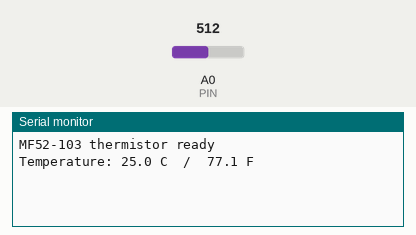
This sketch was run on a simulated Arduino Uno, built with avr-gcc and run on an emulated ATmega328P. Shown: the last lines printed to the serial monitor. The test bench sets the inputs (shaded band); at power-on: A0 (PIN) = 512.

Above: at 1.2 s.
1.3 s: A0 (PIN) set to 716
At 1.3 s:
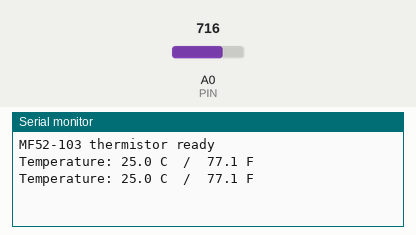
2.8 s: A0 (PIN) set to 900
At 3.9 s:
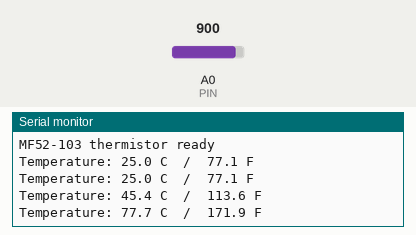
Timing chart, 0 to 5.8 s (numbered marks = the images above; inputs shaded):
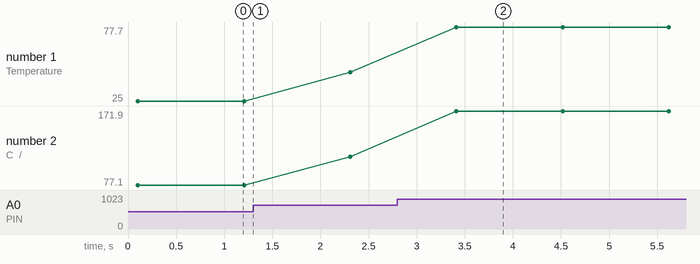

The sketch:

example.ino
```cpp
// Reads the thermistor via an analog divider on A0, computes resistance and temperature using the beta (Steinhart) equation, and prints Celsius and Fahrenheit over Serial.
//
// Buy this module: https://shillehtek.com/products/10k-ntc-thermistor-temperature-sensor-mf52-103
// Full manual: https://shillehtek.com/blogs/shillehtek-product-manuals/10k-ntc-thermistor-temperature-sensor-mf52-103-manual
// More examples: https://github.com/shillehbean/shillehtek-examples
//

// MF52-103 10K NTC Thermistor - Arduino Example
// Divider: 5V - thermistor - A0 - 10k - GND

#include <math.h>

const int   PIN      = A0;
const float SERIES_R = 10000.0;   // fixed resistor (measure yours!)
const float NOMINAL  = 10000.0;   // 10k at 25 C
const float B_COEFF  = 3950.0;
const float T_NOMINAL = 25.0;

float readTempC() {
  long total = 0;
  for (int i = 0; i < 20; i++) { total += analogRead(PIN); delay(5); }
  float adc = total / 20.0;                     // 0..1023

  // Thermistor is on TOP of the divider:
  // Vout = Vcc * R_fixed / (R_ntc + R_fixed)  =>  R_ntc = R_fixed*(1023/adc - 1)
  float rNtc = SERIES_R * (1023.0 / adc - 1.0);

  float steinhart = logf(rNtc / NOMINAL) / B_COEFF     // Beta equation
                  + 1.0 / (T_NOMINAL + 273.15);
  return 1.0 / steinhart - 273.15;
}

void setup() {
  Serial.begin(9600);
  Serial.println("MF52-103 thermistor ready");
}

void loop() {
  float c = readTempC();
  Serial.print("Temperature: ");
  Serial.print(c, 1);
  Serial.print(" C  /  ");
  Serial.print(c * 9.0 / 5.0 + 32.0, 1);
  Serial.println(" F");
  delay(1000);
}
```

Measured:
- after the input at 2.8 s, the serial monitor: prints a new line after 0.61 s (image 2)
- plotted number 1: 25 → 45.4 after the input at 1.3 s, 45.4 → 77.7 after the input at 2.8 s
- plotted number 2: 77.1 → 113.6 after the input at 1.3 s, 113.6 → 171.9 after the input at 2.8 s
